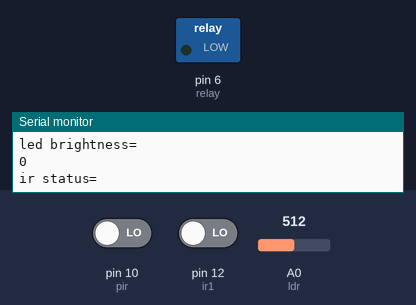
The sketch below on a simulated Arduino Uno, built with avr-gcc and run on an emulated ATmega328P. Shown: switched loads named in the sketch (green lamp = pin HIGH), the last lines printed to the serial monitor. The test bench sets the inputs (shaded band); at power-on: A0 (ldr) = 512, pin 10 (pir) LOW, pin 12 (ir1) LOW.

Above: at 1.2 s.
1.3 s: A0 (ldr) set to 410
4.3 s: A0 (ldr) set to 385
At 5.0 s:
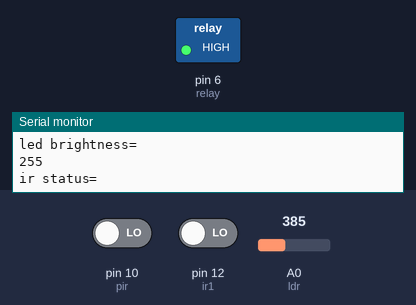
5.8 s: A0 (ldr) set to 511
At 6.2 s:
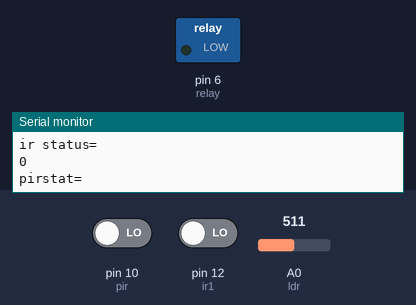
7.3 s: A0 (ldr) set to 390
At 8.4 s:
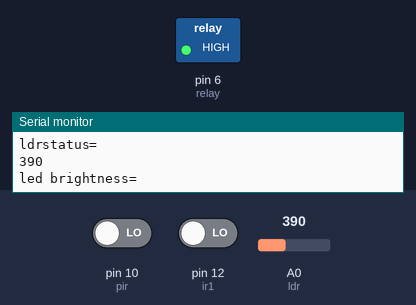
8.8 s: pin 10 (pir) driven HIGH and pin 12 (ir1) driven HIGH
At 9.5 s:
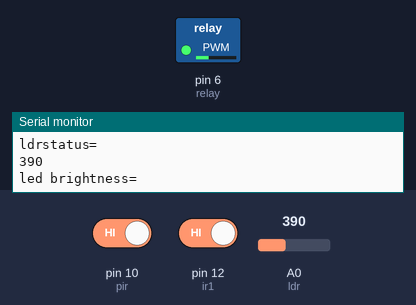
10.3 s: pin 10 (pir) driven LOW
At 11.0 s:
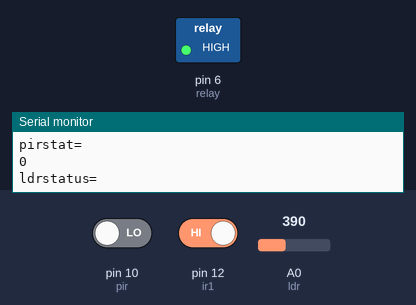
Timing chart, 0 to 12.8 s (numbered marks = the images above; inputs shaded):
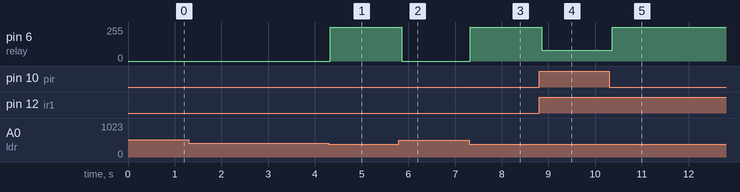

Measured:
- the behaviour switches between 401 and 400 on A0 (ldr) (found by bisection; images 0 and 1)
- after the input at 4.3 s, pin 6 (relay): 0/255 → 255/255 at once
- after the input at 5.8 s, pin 6 (relay): 255/255 → 0/255 after 0.06 s
- after the input at 7.3 s, pin 6 (relay): 0/255 → 255/255 at once
- after the input at 8.8 s, pin 6 (relay): 255/255 → 80/255 after 0.06 s
- after the input at 10.3 s, pin 6 (relay): 80/255 → 255/255 after 0.07 s

The sketch:

Smart_Street_Light.ino
```cpp
 int relay =6 ;
  int ldr=A0;
  int ir1=12;
 // int ir2=13;  //in case another infrared sensor is used
  int pir=10;
  int brightness=0;
  int irstat1=0;
 // int irstat2=0;
  int pirstat=0;

    void setup() {
      Serial.begin(9600);
      pinMode(relay , OUTPUT);
      pinMode(ldr , INPUT );
      pinMode(ir1 , INPUT );
     // pinMode(ir2 , INPUT );
      pinMode(pir , INPUT );
      }

void loop() {
  int ldrstatus=analogRead(ldr);
  if( ldrstatus<=400){
pirstat=digitalRead(pir);
irstat1=digitalRead(ir1);
//irstat2=digitalRead(ir2);
if(irstat1==LOW ||  pirstat==LOW){
  brightness=255;
 analogWrite(relay,brightness);
 }
else if(irstat1==HIGH &&  pirstat==HIGH)
{brightness=80;
 analogWrite(relay,brightness);
  }
else{return(0);}
  }
  else{
    digitalWrite(relay,LOW);
    }

  Serial.println("ldrstatus=");
Serial.println(ldrstatus);
Serial.println("led brightness=");
Serial.println(brightness);
Serial.println("ir status=");
Serial.println(irstat1);
//Serial.println(irstat2);
Serial.println("pirstat=");
Serial.println(pirstat);
}
```
